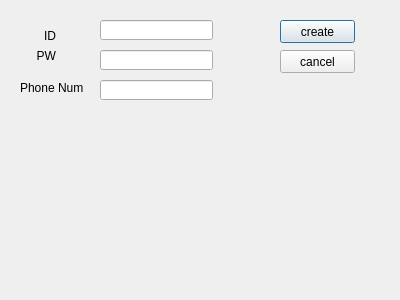
<?xml version="1.0" encoding="UTF-8"?>
<ui version="4.0">
 <class>Dialog</class>
 <widget class="QDialog" name="Dialog">
  <property name="geometry">
   <rect>
    <x>0</x>
    <y>0</y>
    <width>400</width>
    <height>300</height>
   </rect>
  </property>
  <property name="windowTitle">
   <string>Dialog</string>
  </property>
  <widget class="QLineEdit" name="lineEdit_inputID">
   <property name="geometry">
    <rect>
     <x>100</x>
     <y>20</y>
     <width>113</width>
     <height>20</height>
    </rect>
   </property>
  </widget>
  <widget class="QLineEdit" name="lineEdit_inputPW">
   <property name="geometry">
    <rect>
     <x>100</x>
     <y>50</y>
     <width>113</width>
     <height>20</height>
    </rect>
   </property>
  </widget>
  <widget class="QLabel" name="label">
   <property name="geometry">
    <rect>
     <x>0</x>
     <y>30</y>
     <width>56</width>
     <height>12</height>
    </rect>
   </property>
   <property name="text">
    <string>ID</string>
   </property>
   <property name="alignment">
    <set>Qt::AlignRight|Qt::AlignTrailing|Qt::AlignVCenter</set>
   </property>
  </widget>
  <widget class="QLabel" name="label_2">
   <property name="geometry">
    <rect>
     <x>0</x>
     <y>50</y>
     <width>56</width>
     <height>12</height>
    </rect>
   </property>
   <property name="text">
    <string>PW</string>
   </property>
   <property name="alignment">
    <set>Qt::AlignRight|Qt::AlignTrailing|Qt::AlignVCenter</set>
   </property>
  </widget>
  <widget class="QLabel" name="label_3">
   <property name="geometry">
    <rect>
     <x>20</x>
     <y>80</y>
     <width>71</width>
     <height>16</height>
    </rect>
   </property>
   <property name="text">
    <string>Phone Num</string>
   </property>
  </widget>
  <widget class="QLineEdit" name="lineEdit_PNumber">
   <property name="geometry">
    <rect>
     <x>100</x>
     <y>80</y>
     <width>113</width>
     <height>20</height>
    </rect>
   </property>
  </widget>
  <widget class="QPushButton" name="Create">
   <property name="geometry">
    <rect>
     <x>280</x>
     <y>20</y>
     <width>75</width>
     <height>23</height>
    </rect>
   </property>
   <property name="text">
    <string>create</string>
   </property>
  </widget>
  <widget class="QPushButton" name="Cancel">
   <property name="geometry">
    <rect>
     <x>280</x>
     <y>50</y>
     <width>75</width>
     <height>23</height>
    </rect>
   </property>
   <property name="text">
    <string>cancel</string>
   </property>
  </widget>
 </widget>
 <resources/>
 <connections>
  <connection>
   <sender>Create</sender>
   <signal>clicked()</signal>
   <receiver>Dialog</receiver>
   <slot>createNewAccount()</slot>
   <hints>
    <hint type="sourcelabel">
     <x>340</x>
     <y>36</y>
    </hint>
    <hint type="destinationlabel">
     <x>385</x>
     <y>31</y>
    </hint>
   </hints>
  </connection>
  <connection>
   <sender>Cancel</sender>
   <signal>clicked()</signal>
   <receiver>Dialog</receiver>
   <slot>cancel()</slot>
   <hints>
    <hint type="sourcelabel">
     <x>316</x>
     <y>69</y>
    </hint>
    <hint type="destinationlabel">
     <x>315</x>
     <y>121</y>
    </hint>
   </hints>
  </connection>
 </connections>
 <slots>
  <slot>createNewAccount()</slot>
  <slot>cancel()</slot>
 </slots>
</ui>
